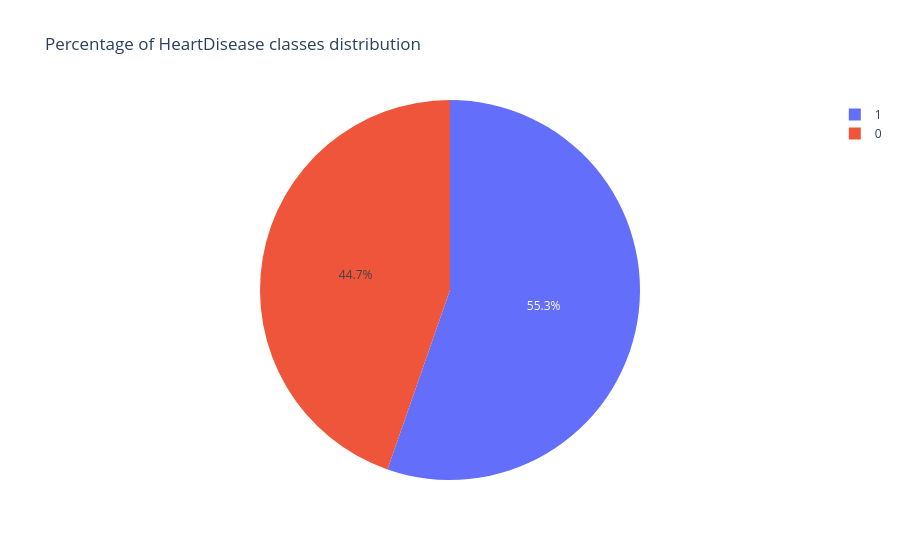

Source (notebook cell):
### Code cell
# percentage of heart disease data distribution
px.pie(heart_df,names='HeartDisease',title='Percentage of HeartDisease classes distribution')

### Figure 1 — Plotly figure (JSON) as saved in the notebook; plotly's stock layout.template omitted (floating-point values rounded to 4 significant figures; data arrays with more than 128 entries replaced by an {"elided": "..."} marker saying what was removed)
{"data": [{"domain": {"x": [0, 1], "y": [0, 1]}, "hovertemplate": "HeartDisease=%{label}<extra></extra>", "labels": {"elided": "918 int values"}, "legendgroup": "", "name": "", "showlegend": true, "type": "pie"}], "layout": {"autosize": true, "legend": {"tracegroupgap": 0}, "title": {"text": "Percentage of HeartDisease classes distribution"}}}
